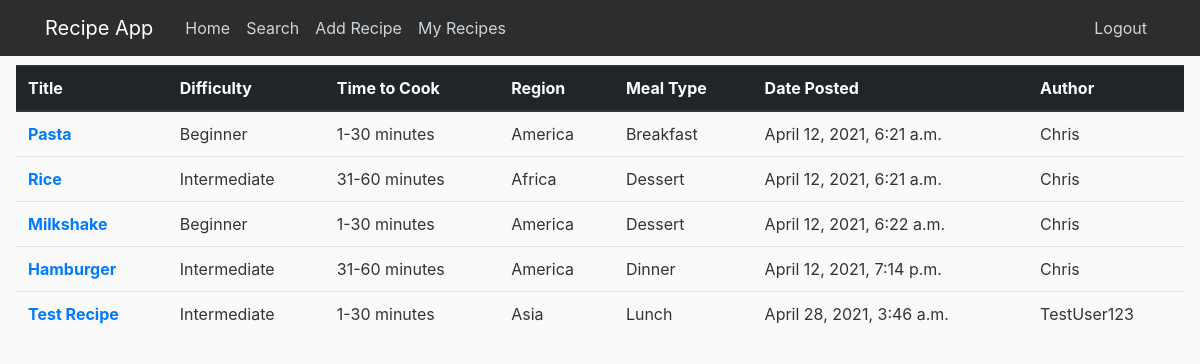
The page /myRecipes/ (signed in) on the database as committed earlier.
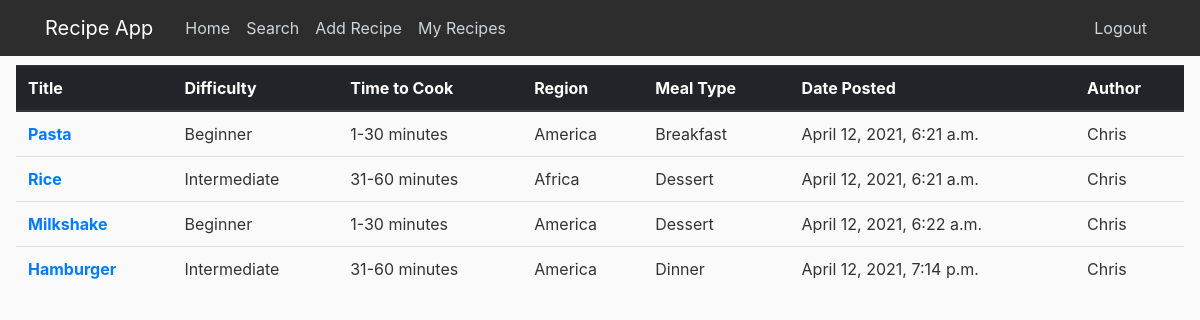
The same page on the database as committed later.
### cooking/models.py (models this page shows, shortened)
class Recipe(models.Model):
    DIFFICULTY = [
        ('Beginner', 'Beginner'),
        ('Intermediate', 'Intermediate'),
        ('Expert', 'Expert'),
    ]
    TIME_TO_COOK = [
        ('1-30 minutes', '1-30 minutes'),
        ('31-60 minutes', '31-60 minutes'),
        ('61+ minutes', '61+ minutes'),
    ]
    REGION = [
        ('America', 'America'),
        ('Europe', 'Europe'),
        ('Africa', 'Africa'),
        ('Asia', 'Asia'),
        ('Australia', 'Australia')
    ]
    MEAL_TYPE = [
        ('Breakfast', 'Breakfast'),
        ('Lunch', 'Lunch'),
        ('Dinner', 'Dinner'),
        ('Dessert', 'Dessert'),
        ('Snack', 'Snack'),
    ]
    title = models.CharField(max_length=100, null=True)
    difficulty = models.CharField(
        max_length=100,
        choices=DIFFICULTY,
        null=True
    )
    time_to_cook = models.CharField(
        max_length=100,
        choices=TIME_TO_COOK,
        null=True
    )
    region = models.CharField(
        max_length=100,
        choices=REGION,
        null=True
    )
    meal_type = models.CharField(
        max_length=100,
        choices=MEAL_TYPE,
        null=True
    )
    content = models.TextField(null=True)
    date_posted = models.DateTimeField(default=timezone.now, null=True)
    author = models.ForeignKey(User, on_delete=models.SET_NULL, null=True)
    is_saved = models.BooleanField(default=False)

### cooking/views.py (the view)
# urls.py: path('myRecipes/', views.myRecipes, name='cooking-myRecipes'),
def myRecipes(request):
    my_recipes = Recipe.objects.filter(Q(author=request.user) | Q(is_saved=True))
    context = {'my_recipes': my_recipes}
    return render(request, 'cooking/myRecipes.html', context)

### cooking/templates/cooking/myRecipes.html
{% extends "cooking/base.html" %}
{% block content %}
<table class="table">
  <thead class="thead-dark">
    <tr>
      <th scope="col">Title</th>
      <th scope="col">Difficulty</th>
      <th scope="col">Time to Cook</th>
        <th scope="col">Region</th>
        <th scope="col">Meal Type</th>
        <th scope="col">Date Posted</th>
        <th scope="col">Author</th>
    </tr>
  </thead>
  <tbody>
  {% for recipe in my_recipes %}
    <tr>
      <th scope="row"><a href="{% url 'viewRecipe' recipe.id %}">{{ recipe.title }}</a></th>
      <td>{{ recipe.difficulty }}</td>
      <td>{{ recipe.time_to_cook }}</td>
      <td>{{ recipe.region }}</td>
        <td>{{ recipe.meal_type }}</td>
        <td>{{ recipe.date_posted }}</td>
        <td>{{ recipe.author }}</td>
    </tr>
  {% endfor %}
  </tbody>
</table>
{% endblock %}

Rows that differ between the two databases and show on the page:
no longer on this page (row edited): Recipe: title "Test Recipe", difficulty "Intermediate", time_to_cook "1-30 minutes", region "Asia", meal_type "Lunch", date_posted "April 28, 2021, 3:46 a.m.", author "TestUser123"
